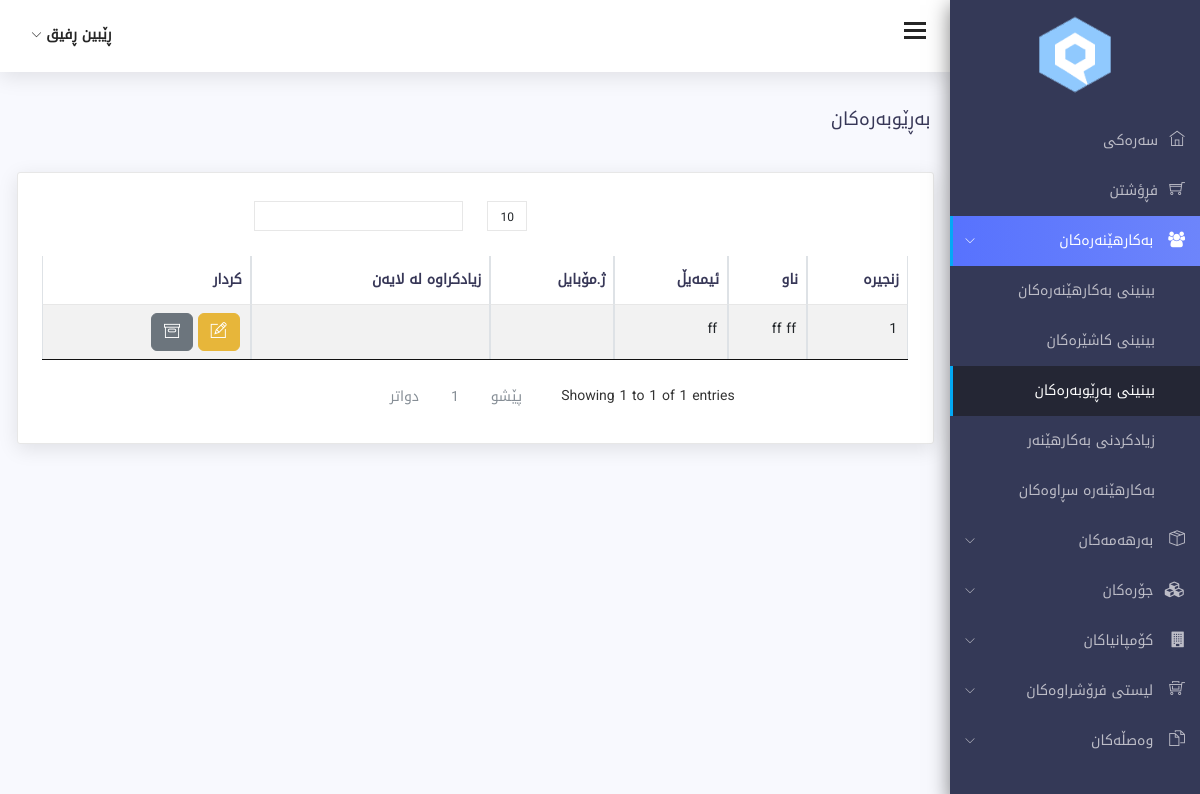
The app's page /admins.php (signed in) with its own data.
### tables this page shows
CREATE TABLE `users` (
  `id` int(11) NOT NULL,
  `first_name` varchar(255) NOT NULL,
  `last_name` varchar(255) NOT NULL,
  `email` varchar(255) NOT NULL,
  `password` varchar(255) NOT NULL,
  `role` int(11) NOT NULL DEFAULT 2 COMMENT '1 super admin\r\n2 admin\r\n3 cashier',
  `phone` varchar(255) NOT NULL,
  `recycle` int(11) DEFAULT 0,
  `addedby` varchar(255) NOT NULL,
  `image` varchar(255) NOT NULL,
  `type_image` varchar(255) NOT NULL,
  `tmp_image` varchar(255) NOT NULL,
  `size_image` varchar(255) NOT NULL,
  `created_at` datetime NOT NULL,
  `updated_at` datetime NOT NULL
);

### class/database.php (called while the page is built, shortened)
<?php
class Database{
public $connection;
public function open_db_connection(){
    $this->connection=new mysqli(DB_HOST,DB_USER,DB_PASSWORD,DB_NAME);
}
public function query($sql){
    $result=$this->connection->query($sql);
    return $result;
}
}
$db = new Database();
?>

### class/db_object.php (called while the page is built, shortened)
<?php
class Db_Object{
public static function find_all(){
    return static::find_by_query("SELECT * FROM ".static::$db_table." ");
}
public static function find_by_id($id){
    $the_result_array=static::find_by_query("SELECT * FROM ".static::$db_table." WHERE id='$id' LIMIT 1");
    return !empty($the_result_array) ? array_shift($the_result_array) : false;
}
public static function find_by_query($sql){
    global $db;
    $result_set=$db->query($sql);
    $the_object_array=array();
    while($row=mysqli_fetch_array($result_set)){
        $the_object_array[]=static::instantation($row);
    }
    return $the_object_array;
}
public static function instantation($the_record){
    $the_object=new $calling_class;
    foreach($the_record as $the_attribute => $value){
        if($the_object->has_the_attribute($the_attribute)){
            $the_object->$the_attribute=$value;
        }
    }
    return $the_object;
}
private function has_the_attribute($the_attribute){
    $the_properties=get_object_vars($this);
    return array_key_exists($the_attribute,$the_properties);
}
}
?>

### admins.php (the view, shortened to what this page needs)
<?php include 'includes/header.php'; ?>
<?php include 'includes/sidebar.php'; ?>
<?php include 'includes/top_header.php'; ?>
<div class="content-wrap">
        <div class="main">
            <div class="container-fluid">
                <div class="row">
                    <div class="col-lg-8 p-r-0 title-margin-right">
                        <div class="page-header">
                            <div class="page-title">
                                <h1>بەڕێوبەرەکان</h1>
                            </div>
                        </div>
                    </div>
                </div>
                <section id="main-content">
                    <div class="row">
                        <div class="col-lg-12">
                            <div class="card">
                                <div class="bootstrap-data-table-panel">
                                    <div class="table-responsive">
                                        <table class="table table-striped table-bordered" id="bootstrap-data-table">
                                            <thead>
                                                <tr>
                                                    <th>زنجیرە</th>
                                                    <th>ناو</th>
                                                    <th>ئیمەیڵ</th>
                                                    <th>ژ.مۆبایل</th>
                                                    <th>زیادکراوە لە لایەن</th>
                                                    <th>کردار</th>
                                                </tr>
                                            </thead>
                                            <tbody>
                                                <?php
                                                $users = User::find_all();
                                                $a=1;
                                                foreach($users as $user){
                                                    if($user->recycle==0 && $user->role==2){
                                                ?>
                                                <tr id="tr_user_<?php echo $user->id; ?>">
                                                    <td><?php echo $a++; ?></td>
                                                    <td><?php echo htmlentities($user->first_name.' '.$user->last_name,ENT_QUOTES,'UTF-8'); ?></td>
                                                    <td><?php echo htmlentities($user->email,ENT_QUOTES,'UTF-8'); ?></td>
                                                    <td><?php echo htmlentities($user->phone,ENT_QUOTES,'UTF-8'); ?></td>
                                                    <td><?php
                                                    ?> </td>
                                                    <td>
                                                        <button type="button" onclick="userUpdate(<?php echo $user->id; ?>)" class="btn btn-warning" title="دەستکاریکردن">
                                                            <span class="ti-pencil-alt"></span>
                                                        </button>
                                                        <button type="button"  class="btn btn-secondary " onclick="userRecycle(<?php echo $user->id; ?>)"
                                                        title="ناردنی بۆ بەشی سڕاوەکان">
                                                            <span class="ti-archive"></span>
                                                        </button>
                                                    </td>
                                                </tr>
                                                <?php } } ?>
                                            </tbody>
                                        </table>
                                    </div>
                                </div>
                            </div>
                        </div>
                    </div>
                </div>
                </div>
                </div>
<?php include('includes/footer.php'); ?>

### includes/top_header.php (shortened to what this page needs)
<div class="header">
    <div class="container-fluid">
        <div class="row">
            <div class="col-lg-12">
                <div class="float-start">
                    <div class="hamburger sidebar-toggle">
                        <span class="line"></span>
                        <span class="line"></span>
                        <span class="line"></span>
                    </div>
                </div>
                <div class="float-end">
                    <div class="dropdown dib">
                        <div class="header-icon" data-toggle="dropdown">
                            <span class="user-avatar">
                                <?php
                                $user=User::find_by_id($_SESSION['user_id']);
                                echo $user->first_name . " " . $user->last_name;
                                ?>
                                <i class="ti-angle-down f-s-10"></i>
                            </span>
                        </div>
                        </div>
                </div>
            </div>
        </div>
    </div>
</div>

### records on screen
users: first_name "ڕێبین", last_name "ڕفیق"
users: first_name+last_name "ff ff", email "ff"
